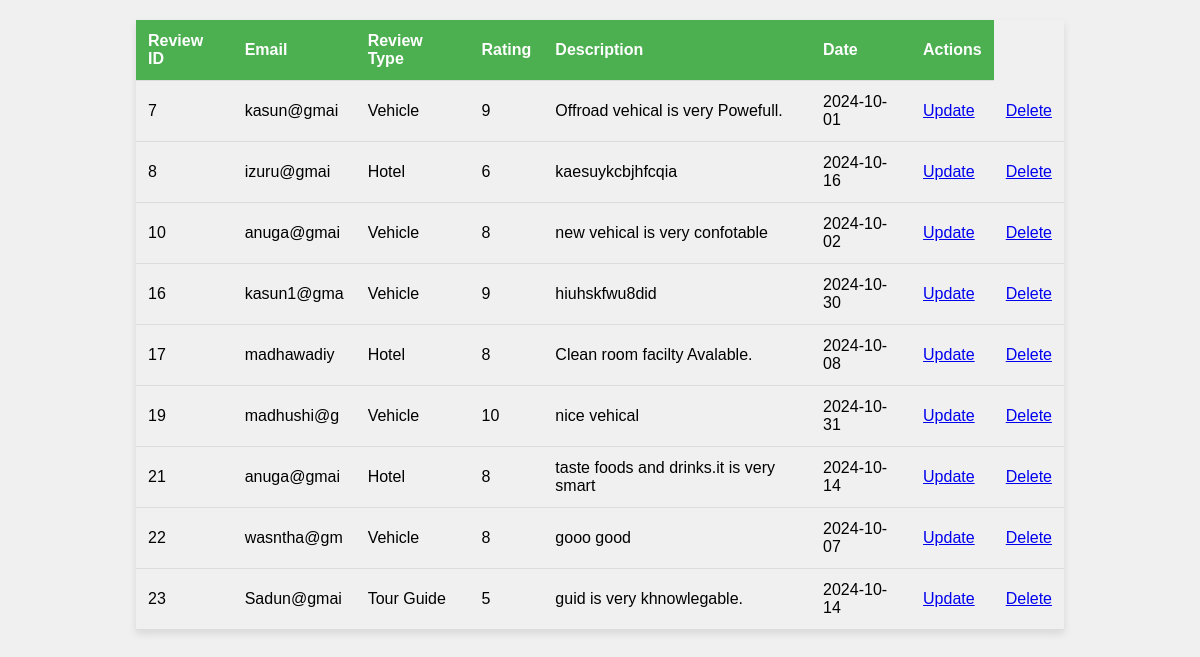
Page /review/read.php on the committed database.
### tables this page shows
CREATE TABLE `reviews` (
  `reviewId` int(10) NOT NULL,
  `email` varchar(10) NOT NULL,
  `reviewType` varchar(10) NOT NULL,
  `rating` int(5) NOT NULL,
  `descrip` text NOT NULL,
  `date` date NOT NULL
);

### review/read.php (the view, shortened to what this page needs)
<!DOCTYPE html>
<html lang="en">
<head>
    <link rel="stylesheet" href="read.css">
</head>
<body>
<?php
require 'config.php';
$sql = "SELECT reviewId, email, reviewType, rating, descrip, date FROM reviews";
$result = $con->query($sql);
echo '<html>';
echo '<head>';
echo '</head>';
echo '<body>';
if ($result->num_rows > 0) {
    echo "<table>
            <tr>
                <th>Review ID</th>
                <th>Email</th>
                <th>Review Type</th>
                <th>Rating</th>
                <th>Description</th>
                <th>Date</th>
                <th>Actions</th>
            </tr>";
    while ($row = $result->fetch_assoc()) {
        echo "<tr>";
        echo "<td>" . $row["reviewId"] . "</td>";
        echo "<td>" . $row["email"] . "</td>";
        echo "<td>" . $row["reviewType"] . "</td>";
        echo "<td>" . $row["rating"] . "</td>";
        echo "<td>" . $row["descrip"] . "</td>";
        echo "<td>" . $row["date"] . "</td>";
        echo "<td><a href='../review/upindex.php?id=" . $row['reviewId'] . "'>Update</a></td>";
                echo "<td><a href='../review/delindex.php?id=" . $row['reviewId'] . "' onclick='return confirm(\"Are you sure you want to delete this entry?\")'>Delete</a></td>";
                echo "</tr>";
    }
    echo "</table>";
} else {
    echo "<p>No results found.</p>";
}
echo '</body>';
echo '</html>';
?>
</body>
</html>

### review/read.css (style rules this page uses)
body { font-family: Arial, sans-serif; background-color: #f0f0f0; margin: 0; padding: 20px; }
table { width: 80%; margin: auto; border-collapse: collapse; box-shadow: 0 4px 8px rgba(0, 0, 0, 0.1); }
th, td { padding: 12px; text-align: left; border-bottom: 1px solid #ddd; }
th { background-color: #4CAF50; color: white; }

### rows in the picture
reviews: reviewId "7", email "kasun@gmai", reviewType "Vehicle", rating "9", descrip "Offroad vehical is very Powefull.", date "2024-10-01"
reviews: reviewId "8", email "izuru@gmai", reviewType "Hotel", rating "6", descrip "kaesuykcbjhfcqia", date "2024-10-16"
reviews: reviewId "10", email "anuga@gmai", reviewType "Vehicle", rating "8", descrip "new vehical is very confotable", date "2024-10-02"
reviews: reviewId "16", email "kasun1@gma", reviewType "Vehicle", rating "9", descrip "hiuhskfwu8did", date "2024-10-30"
reviews: reviewId "17", email "madhawadiy", reviewType "Hotel", rating "8", descrip "Clean room facilty Avalable.", date "2024-10-08"
reviews: reviewId "19", email "madhushi@g", reviewType "Vehicle", rating "10", descrip "nice vehical", date "2024-10-31"
reviews: reviewId "21", email "anuga@gmai", reviewType "Hotel", rating "8", descrip "taste foods and drinks.it is very smart", date "2024-10-14"
reviews: reviewId "22", email "wasntha@gm", reviewType "Vehicle", rating "8", descrip "gooo good", date "2024-10-07"
reviews: reviewId "23", email "Sadun@gmai", reviewType "Tour Guide", rating "5", descrip "guid is very khnowlegable.", date "2024-10-14"
